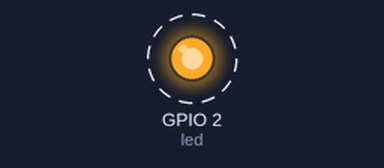
A program run on a simulated ESP32 board running MicroPython. Parts: output pins drawn as LEDs (lit = HIGH). Dashed ring = blinking. What the program prints to the serial console is not drawn.

Above: at 0.2 s.
Timing chart, 0 to 3.0 s (numbered marks = the images above):
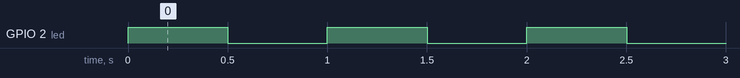

The program:

led_blink.py
```python
from machine import Pin
from utime import sleep_ms

led = Pin(2, Pin.OUT)

while True:
    led.on()
    print("LED is ", led.value())
    sleep_ms(500)
    led.off()
    print("LED is ", led.value())
    sleep_ms(500)
    
```

Measured:
- by itself, GPIO 2 (led): alternates HIGH for 0.50 s and LOW for 0.50 s
